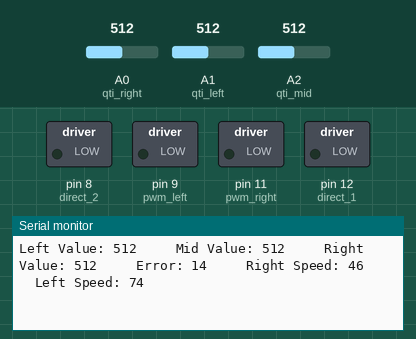
Recording of a sketch running on a simulated Arduino Uno, built with avr-gcc and run on an emulated ATmega328P. On the bench: switched loads named in the sketch (green lamp = pin HIGH), the last lines printed to the serial monitor. The inputs (shaded band) are chosen by the test bench; at power-on: A0 (qti_right) = 512, A2 (qti_mid) = 512, A1 (qti_left) = 512.

Above: at 1.2 s.
1.3 s: A0 (qti_right) set to 105
At 1.49 s:
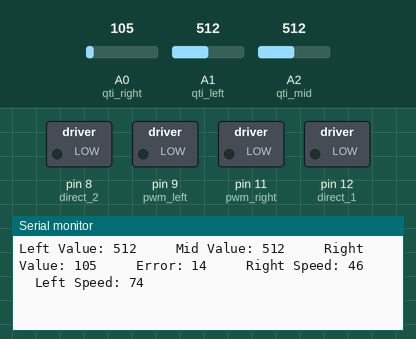
4.3 s: A0 (qti_right) set to 94
At 4.35 s:
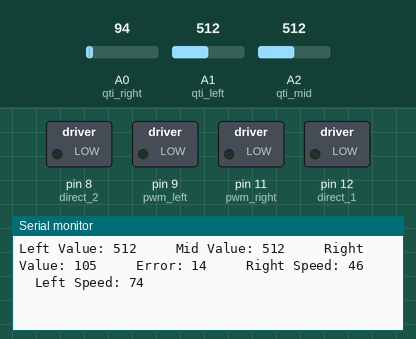
10.3 s: A2 (qti_mid) set to 217
At 10.36 s:
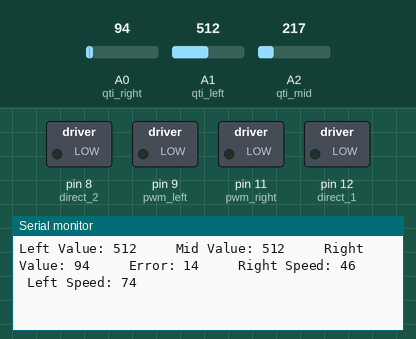
13.3 s: A2 (qti_mid) set to 191
At 13.3 s:
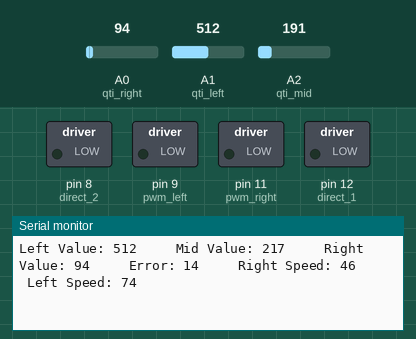
16.3 s: A1 (qti_left) set to 107
At 16.36 s:
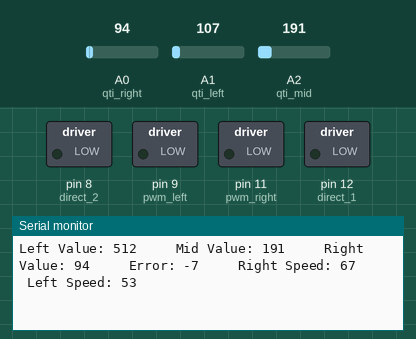
19.3 s: A1 (qti_left) set to 90
At 19.34 s:
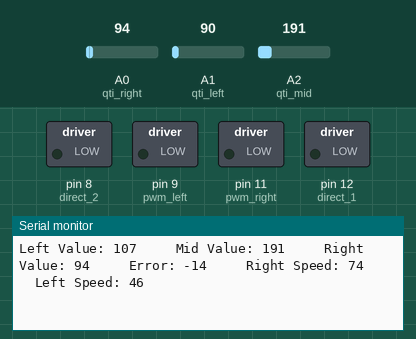
Timing chart, 0 to 22.3 s (numbered marks = the images above; inputs shaded):
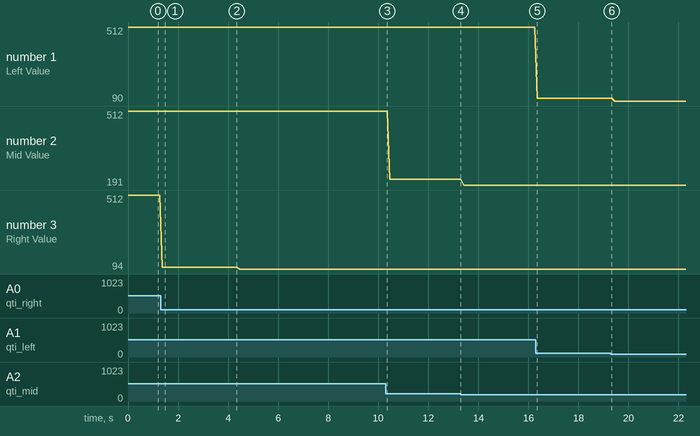

Measured:
- after the input at 1.3 s, the serial monitor: prints a new line after 0.07 s (image 1)
- plotted number 1: 512 → 107 after the input at 16.3 s, 107 → 90 after the input at 19.3 s
- plotted number 2: 512 → 217 after the input at 10.3 s, 217 → 191 after the input at 13.3 s
- plotted number 3: 512 → 105 after the input at 1.3 s, 105 → 94 after the input at 4.3 s

The sketch:

PID_line_follower.ino.ino.ino
```cpp
/*
 * Nana Abekah                    *
 * April 3rd 2018                 *
 * CETA basic PID line follower   *
*/

int qti_setPoint = 200;
int MAX_SPEED = 100;
int BASE_SPEED = 60;
int errorM = 12;
//motors and sensors ports
const int pwm_left = 9;
const int pwm_right = 11;
const int direct_1 = 12;
const int direct_2 = 8;
const int qti_right = A0;
const int qti_left = A1;
const int qti_mid = A2;

// qti clear value;
const int qtiClear = 200;

//Motor speeds
const int on_track_power = 200;
const int off_track_power = 0;

void setup() {
  // put your setup code here, to run once:
  pinMode(pwm_left, OUTPUT);
  pinMode(pwm_right, OUTPUT);
  pinMode(direct_1, OUTPUT);
  pinMode(direct_2, OUTPUT);
  pinMode(qti_right, INPUT_PULLUP);//Check to make sure this works
  pinMode(qti_left, INPUT_PULLUP);
  pinMode(qti_mid, INPUT_PULLUP);
  Serial.begin(9600);
}

//PID Constants
const float kP = 0.6;
const float kD = 0;
int error, lastError, error_D, output;
void loop() {
  // put your main code here, to run repeatedly:
  int right_val = analogRead(qti_right);
  int left_val = analogRead(qti_left);
  int mid_val = analogRead(qti_mid);

  if(right_val < qti_setPoint && mid_val < qti_setPoint && left_val > qti_setPoint){
    error = -1*errorM;
  }else if(right_val < qti_setPoint && mid_val > qti_setPoint && left_val < qti_setPoint){
    error = 0;
  }else if(right_val > qti_setPoint && mid_val < qti_setPoint && left_val < qti_setPoint){
    error = 1*errorM;
  }else{
    if(error == -1*errorM || error == -2*errorM){
      error = -2*errorM;
    }else{
      error = 2*errorM;
    }
  }
  error_D = error - lastError;
  output = (error*kP) + (error_D*kD);
  lastError = error;

  int left_speed = BASE_SPEED + output;
  int right_speed = BASE_SPEED - output ;


  if(right_speed > MAX_SPEED) right_speed  = MAX_SPEED;
  if(left_speed > MAX_SPEED) left_speed  = MAX_SPEED;
  if(right_speed < 0) right_speed  = 0;
  if(left_speed < 0) left_speed  = 0;

  //right_motors(right_speed);
  //left_motors(left_speed);

  Serial.print("Left Value: ");
  Serial.print(left_val);
  Serial.print("     Mid Value: ");
  Serial.print(mid_val);
  Serial.print("     Right Value: ");
  Serial.print(right_val);
  Serial.print("     Error: ");
  Serial.print(output);
  Serial.print("     Right Speed: ");
  Serial.print(right_speed);
  Serial.print("     Left Speed: ");
  Serial.println(left_speed);
  delay(10);
}

void left_motors(int power){
   digitalWrite(direct_1, LOW);
   digitalWrite(direct_2, HIGH);
   analogWrite(pwm_left, power);
}

void right_motors(int power){
   digitalWrite(direct_1, LOW);
   digitalWrite(direct_2, HIGH);
   analogWrite(pwm_right, power);
}
```
